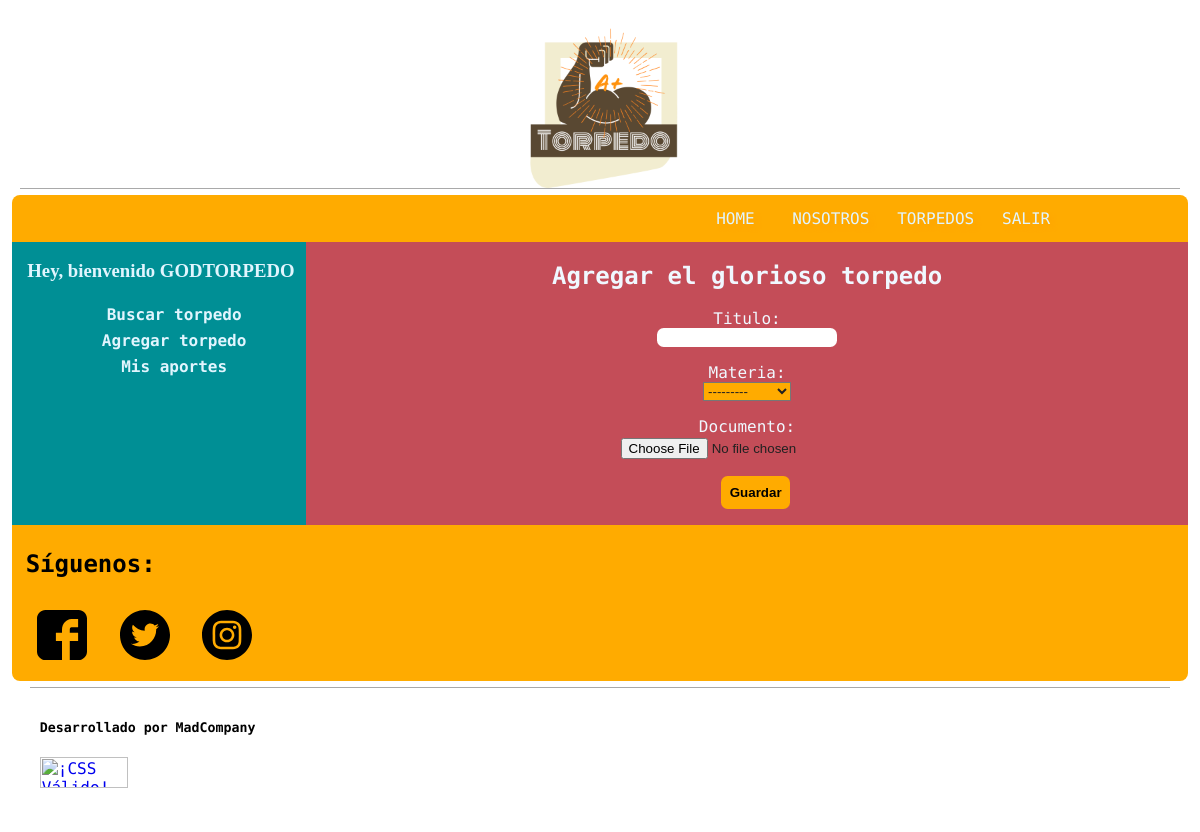
Screenshot of /agregartorpedo (signed in) with the database file from the repository.
### torpedopage/models.py (models this page shows, shortened)
class ImagenPage(models.Model):
    autor = models.ForeignKey('auth.User', on_delete=models.CASCADE)
    descripcion = models.CharField(max_length=200)
    imagen = models.ImageField(upload_to='media/')

class Materia(models.Model):
    materia = models.CharField(max_length=100, primary_key=True)
    def __str__(self):
        return self.materia

### torpedopage/views.py (the view)
# urls.py: path('agregartorpedo', views.agregartorpedo, name='agregartorpedo'),
def agregartorpedo(request):
    if request.method == 'POST':
        form = ApunteForm(request.POST, request.FILES)
        if form.is_valid():
            Apunte = form.save(commit=False)
            Apunte.autor = request.user
            Apunte.save()
            return redirect('user_page')
    else:
        form = ApunteForm()
    return render(request, 'torpedopage/agregartorpedo.html', {'logo': logo, 'form': form})

### torpedopage/forms.py
class ApunteForm(forms.ModelForm):
    class Meta:
        model = Apunte
        fields = ('titulo', 'materia', 'documento', )

### torpedopage/templates/torpedopage/agregartorpedo.html (shortened to what this page needs)
{% extends "torpedopage/base_user.html" %}
{% load static %}
{% block agregartorpedos %}
<h2>Agregar el glorioso torpedo</h2>
<form method="POST" enctype="multipart/form-data">
    {{ form.as_p }}
    <button type="submit">Guardar</button>
</form>
{% endblock agregartorpedos %}

### torpedopage/templates/torpedopage/base_user.html (shortened to what this page needs)
{% load static %}
<html>
<head>
    <link rel="stylesheet" href="{% static 'css/flexboxgrid.css' %}">
    <link rel="stylesheet" href="{% static 'css/estilonav_pie.css' %}">
    <link rel="stylesheet" href="{% static 'css/base_user.css' %}">
</head>
<body>
    <div class="container">
        <header class="row">
            <div class="col-xs-12 col-lg-12 center-xs">
                <div class="header">
                    {% for logo in logo %}
                    <img src="{{ logo.imagen.url }}" alt="{{ logo.descripcion }}">
                    {% endfor %}
                </div>
            </div>
        </header>
        <nav class="row">
            <div class="backgroundnav col-xs-12">
                {% include "torpedopage/menubar.html" %}
            </div>
        </nav>
        <div class="row">
            <div class="background_menu_user col-xs-12 col-lg-3 first-md">
                <h3>Hey, bienvenido {{ user.username | upper }}</h3>
                <nav id="nav_user">
                    <ul>
                        <li>
                            <a href="{% url 'buscar_torpedo' %}">Buscar torpedo</a>
                        </li>
                        <li>
                            <a href="{% url 'agregartorpedo' %}">Agregar torpedo</a>
                        </li>
                        <li>
                            <a href="{% url 'mis_aportes' %}">Mis aportes</a>
                        </li>
                    </ul>
                </nav>
            </div>
            <div class="background_right_user col-xs-12 col-lg-9">
                <div class="box">
                    {% block agregartorpedos %}
                    {% endblock %}
                </div>
            </div>
        </div>
        <div class="row">
            {% include "torpedopage/redes_sociales.html" %}
        </div>
        <footer class="row">
            {% include "torpedopage/footer.html" %}
        </footer>
    </div>
</body>
</html>

### torpedopage/static/css/flexboxgrid.css (style rules this page uses)
.container-fluid, .container { margin-right: auto; margin-left: auto; }
.row { box-sizing: border-box; display: -webkit-box; display: -ms-flexbox; display: flex; -webkit-box-flex: 0; -ms-flex: 0 1 auto; flex: 0 1 auto; -webkit-box-orient: horizontal; -webkit-box-direction: normal; -ms-flex-direction: row; flex-direction: row; -ms-flex-wrap: wrap; flex-wrap: wrap; margin-right: -0.5rem; margin-left: -0.5rem; }
.col-xs, .col-xs-1, .col-xs-2, .col-xs-3, .col-xs-4, .col-xs-5, .col-xs-6, .col-xs-7, .col-xs-8, .col-xs-9, .col-xs-10, .col-xs-11, .col-xs-12, .col-xs-offset-0, .col-xs-offset-1, .col-xs-offset-2, .col-xs-offset-3, .col-xs-offset-4, .col-xs-offset-5, .col-xs-offset-6, .col-xs-offset-7, .col-xs-offset-8, .col-xs-offset-9, .col-xs-offset-10, .col-xs-offset-11, .col-xs-offset-12 { box-sizing: border-box; -webkit-box-flex: 0; -ms-flex: 0 0 auto; flex: 0 0 auto; padding-right: 0.5rem; padding-left: 0.5rem; }
.col-xs-12 { -ms-flex-preferred-size: 100%; flex-basis: 100%; max-width: 100%; }
.center-xs { -webkit-box-pack: center; -ms-flex-pack: center; justify-content: center; text-align: center; }
@media only screen and (min-width: 48em) { .container { width: auto; margin-right: 1%; margin-left: 1% } }
@media only screen and (min-width: 64em) { .container { width: auto; margin-right: 1%; margin-left: 1% } }
@media only screen and (min-width: 64em) { .first-md { -webkit-box-ordinal-group: 0; -ms-flex-order: -1; order: -1; } }
@media only screen and (min-width: 75em) { .container { width: auto; margin-right: 1%; margin-left: 1% } }
@media only screen and (min-width: 75em) { .col-lg, .col-lg-1, .col-lg-2, .col-lg-3, .col-lg-4, .col-lg-5, .col-lg-6, .col-lg-7, .col-lg-8, .col-lg-9, .col-lg-10, .col-lg-11, .col-lg-12, .col-lg-offset-0, .col-lg-offset-1, .col-lg-offset-2, .col-lg-offset-3, .col-lg-offset-4, .col-lg-offset-5, .col-lg-offset-6, .col-lg-offset-7, .col-lg-offset-8, .col-lg-offset-9, .col-lg-offset-10, .col-lg-offset-11, .col-lg-offset-12 { box-sizing: border-box; -webkit-box-flex: 0; -ms-flex: 0 0 auto; flex: 0 0 auto; padding-right: 0.5rem; padding-left: 0.5rem; } }
@media only screen and (min-width: 75em) { .col-lg-3 { -ms-flex-preferred-size: 25%; flex-basis: 25%; max-width: 25%; } }
@media only screen and (min-width: 75em) { .col-lg-9 { -ms-flex-preferred-size: 75%; flex-basis: 75%; max-width: 75%; } }
@media only screen and (min-width: 75em) { .col-lg-12 { -ms-flex-preferred-size: 100%; flex-basis: 100%; max-width: 100%; } }

### torpedopage/static/css/estilonav_pie.css (style rules this page uses)
.header { background: white; border-bottom: 1px solid darkgray; margin-bottom: 0.5%; height: 15vw; }
.header img { height: 100%; }
.backgroundnav { background: #FFAB00; border-top-right-radius: 0.5em; border-top-left-radius: 0.5em; margin-bottom: 0%; }

### torpedopage/static/css/base_user.css (style rules this page uses)
.background_menu_user { background: #008f95; }
.background_right_user { background: #c44d58; }
.background_right_user h2 { font-family: 'Ubuntu Mono', monospace; font-style: normal; font-weight: lighter; color: aliceblue; font-weight: bold; text-align: center; }
.background_right_user form { text-align: center; }
.background_right_user form label { font-family: 'Ubuntu Mono', monospace; font-style: normal; font-weight: lighter; color: aliceblue; display: block; }
.background_right_user form input { border-radius: 0.5em; border: none; color: #212121; padding: 0.2%; }
.background_right_user form select { color: #212121; background: #FFAB00; }
.background_right_user form button { margin-left: 2%; background: #FFAB00; border-radius: 0.5em; border: none; font-weight: bold; padding: 1% }
#nav_user { font-family: 'Ubuntu Mono', monospace; font-style: normal; font-weight: lighter; color: aliceblue; font-weight: bold; }
#nav_user > ul { text-align: center; }
#nav_user > ul > li { list-style: none; display: list-item; padding: 1.5%; margin-left: -4%; }
#nav_user > ul > li > a { color: #E1F5FE; text-decoration: none; }
.background_menu_user h3 { color: #E1F5FE; text-align: center; padding-left: 1.5%; }

### rows the page displays
ImagenPage: imagen (picture)
Materia: materia "---------"

### other values shown
{{ user.username | upper }} "GODTORPEDO"
